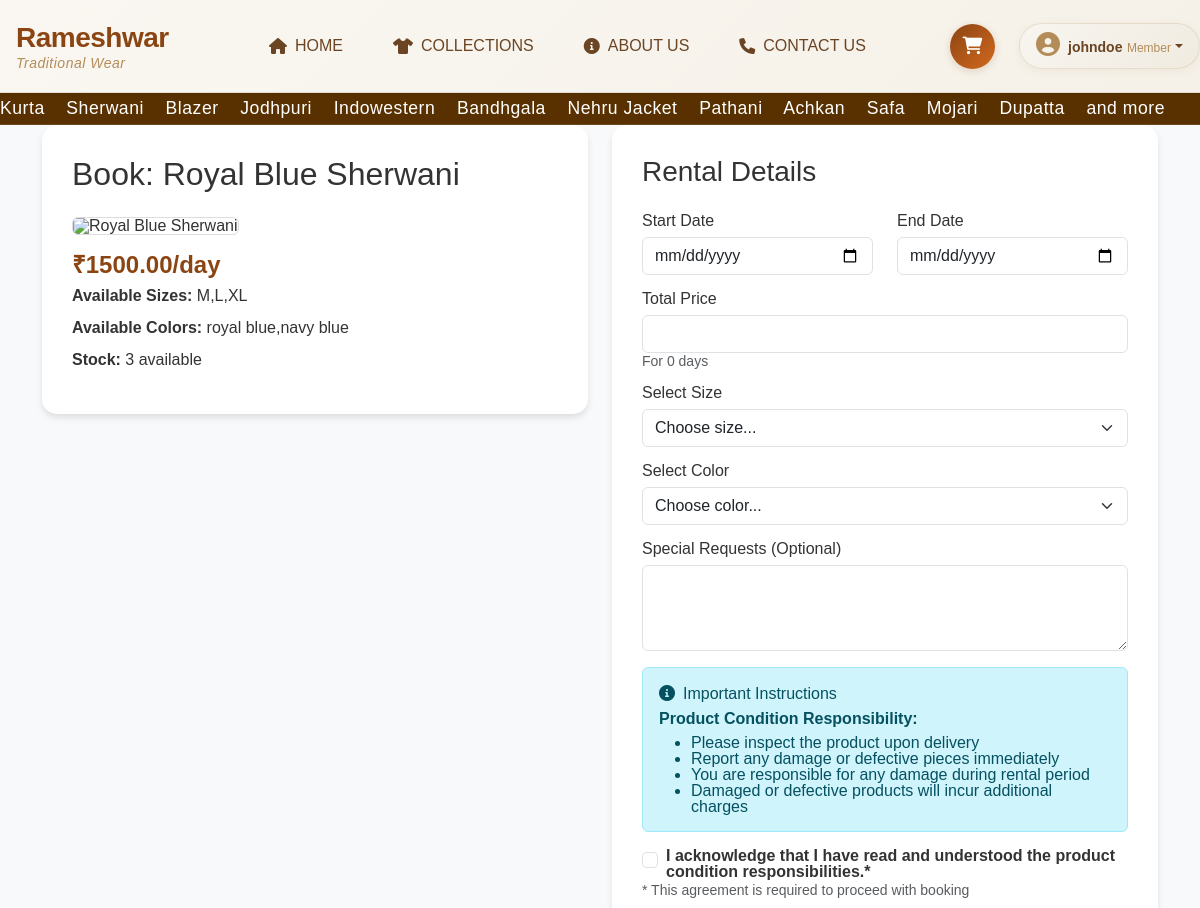
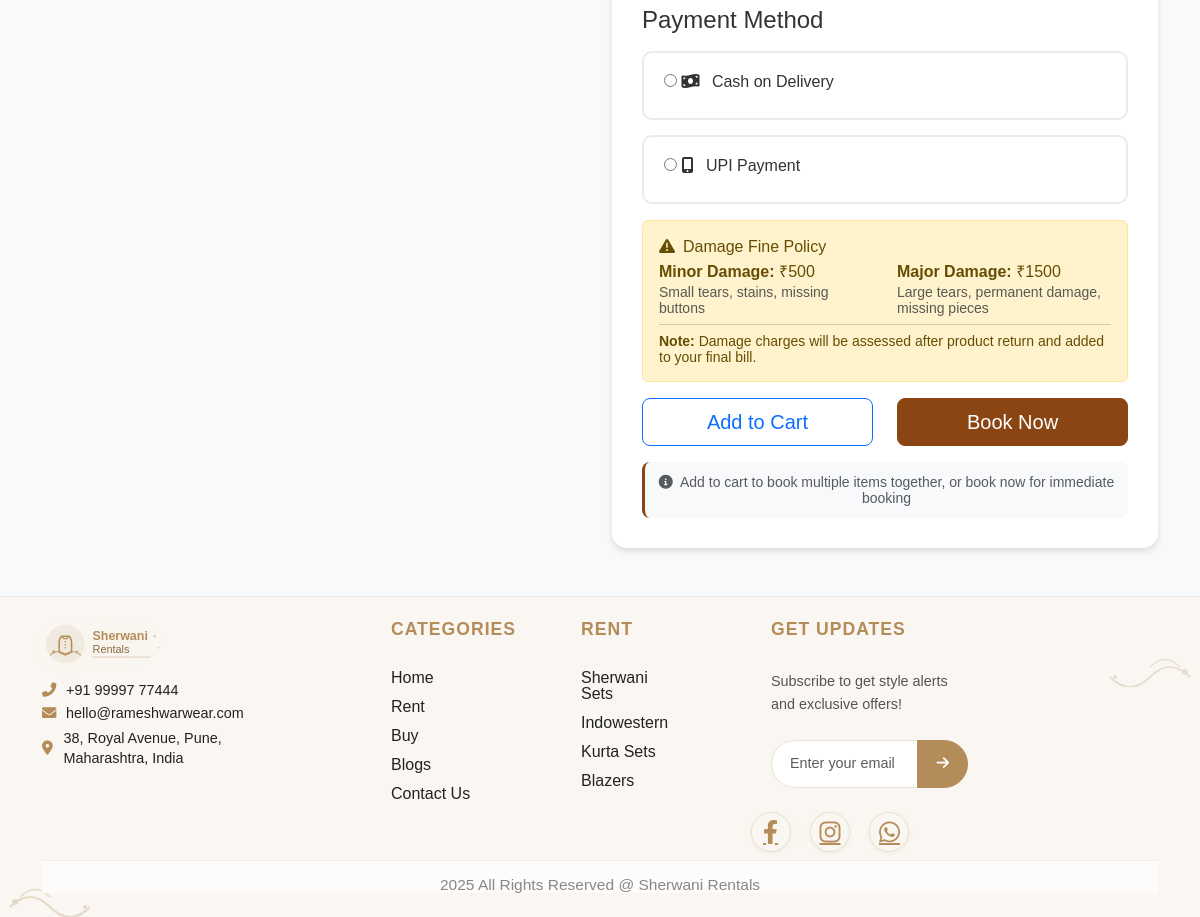
Screenshot of /user/rent.php?id=1 (signed in) with the database file from the repository (2 pictures, top to bottom).
### tables this page shows
CREATE TABLE `products` (
  `id` int(11) NOT NULL AUTO_INCREMENT,
  `product_number` varchar(15) NOT NULL,
  `category_id` int(11) NOT NULL,
  `product_name` varchar(255) NOT NULL,
  `description` text,
  `image_url` text,
  `size` varchar(100),
  `available_sizes` varchar(100),  
  `color` varchar(100),
  `available_colors` varchar(100),  
  `price_per_day` decimal(10,2) NOT NULL,
  `quantity_available` int(11) NOT NULL DEFAULT 1,
  `status` enum('active','inactive') NOT NULL DEFAULT 'active',
  `created_at` timestamp NOT NULL DEFAULT CURRENT_TIMESTAMP,
  `updated_at` timestamp NOT NULL DEFAULT CURRENT_TIMESTAMP ON UPDATE CURRENT_TIMESTAMP,
  PRIMARY KEY (`id`),
  KEY `category_id` (`category_id`),
  CONSTRAINT `products_ibfk_1` FOREIGN KEY (`category_id`) REFERENCES `categories` (`id`)
);

### user/rent.php (the view, shortened to what this page needs)
<?php
require_once '../config/db.php';
$product_id = $_GET['id'] ?? null;
require_once '../includes/header.php';
$stmt = $pdo->prepare("SELECT * FROM products WHERE id = ? AND status = 'active' AND quantity_available > 0");
$stmt->execute([$product_id]);
$product = $stmt->fetch();
$images = array_filter(array_map(function($img) {
    $img = ltrim(trim($img), '.');
    if (strpos($img, '/rtwrs_web/') !== 0) {
        $img = '/rtwrs_web/' . ltrim($img, '/');
    }
    $filePath = $_SERVER['DOCUMENT_ROOT'] . $img;
    return (file_exists($filePath) && is_file($filePath)) ? $img : null;
}, explode(',', $product['image_url'])));
if (empty($images)) {
    $images[] = '/rtwrs_web/assets/images/placeholder.jpg';
}
?>
<div class="container">
    <div class="row">
        <div class="col-md-6">
            <div class="booking-form">
                <h2 class="mb-4">Book: <?= htmlspecialchars($product['product_name']) ?></h2>
                <div class="mb-3">
                    <div class="product-image-container">
                        <img id="mainProductImage" src="<?= htmlspecialchars($images[0]) ?>" alt="<?= htmlspecialchars($product['product_name']) ?>" class="img-fluid rounded" style="width:100%; height:auto; max-height:400px; object-fit:contain; border:1px solid #ddd;">
                    </div>
                </div>
                <div class="mb-3">
                    <h4 class="price-tag">₹<?= $product['price_per_day'] ?>/day</h4>
                    <p><strong>Available Sizes:</strong> <?= htmlspecialchars($product['size']) ?></p>
                    <p><strong>Available Colors:</strong> <?= htmlspecialchars($product['color']) ?></p>
                    <p><strong>Stock:</strong> <?= $product['quantity_available'] ?> available</p>
                </div>
            </div>
        </div>
        <div class="col-md-6">
            <div class="booking-form">
                <h3 class="mb-4">Rental Details</h3>
                <form method="POST">
                    <div class="row mb-3">
                        <div class="col-md-6">
                            <label for="start_date" class="form-label">Start Date</label>
                            <input type="date" class="form-control" id="start_date" name="start_date" required>
                        </div>
                        <div class="col-md-6">
                            <label for="end_date" class="form-label">End Date</label>
                            <input type="date" class="form-control" id="end_date" name="end_date" required>
                        </div>
                    </div>
                    <div class="mb-3">
                        <label for="totalPrice" class="form-label">Total Price</label>
                        <input type="text" class="form-control" id="totalPrice" readonly>
                        <small class="text-muted">For <span id="totalDays">0</span> days</small>
                    </div>
                    <div class="mb-3">
                        <label for="selected_size" class="form-label">Select Size</label>
                        <select class="form-select" id="selected_size" name="selected_size" required>
                            <option value="">Choose size...</option>
                        </select>
                    </div>
                    <div class="mb-3">
                        <label for="selected_color" class="form-label">Select Color</label>
                        <select class="form-select" id="selected_color" name="selected_color" required>
                            <option value="">Choose color...</option>
                        </select>
                    </div>
                    <div class="mb-3">
                        <label for="special_requests" class="form-label">Special Requests (Optional)</label>
                        <textarea class="form-control" id="special_requests" name="special_requests" rows="3"></textarea>
                    </div>
                    <div class="alert alert-info mb-3">
                        <h6><i class="fas fa-info-circle me-2"></i>Important Instructions</h6>
                        <p class="mb-2"><strong>Product Condition Responsibility:</strong></p>
                        <ul class="mb-0">
                            <li>Please inspect the product upon delivery</li>
                            <li>Report any damage or defective pieces immediately</li>
                            <li>You are responsible for any damage during rental period</li>
                            <li>Damaged or defective products will incur additional charges</li>
                        </ul>
                    </div>
                    <div class="mb-3">
                        <div class="form-check">
                            <input class="form-check-input" type="checkbox" id="condition_agreement" name="condition_agreement" required>
                            <label class="form-check-label" for="condition_agreement">
                                <strong>I acknowledge that I have read and understood the product condition responsibilities.*</strong>
                            </label>
                        </div>
                        <small class="text-muted">* This agreement is required to proceed with booking</small>
                    </div>
                    <h4 class="mb-3">Payment Method</h4>
                    <div class="mb-3">
                        <div class="payment-option" onclick="selectPayment('COD')">
                            <input type="radio" name="payment_method" value="COD" id="cod" required>
                            <label for="cod" class="form-label">
                                <i class="fas fa-money-bill-wave me-2"></i>
                                Cash on Delivery
                            </label>
                        </div>
                        <div class="payment-option" onclick="selectPayment('UPI')">
                            <input type="radio" name="payment_method" value="UPI" id="upi" required>
                            <label for="upi" class="form-label">
                                <i class="fas fa-mobile-alt me-2"></i>
                                UPI Payment
                            </label>
                        </div>
                    </div>
                    <div class="alert alert-warning mb-3">
                        <h6><i class="fas fa-exclamation-triangle me-2"></i>Damage Fine Policy</h6>
                        <div class="row">
                            <div class="col-md-6">
                                <p class="mb-1"><strong>Minor Damage:</strong> ₹500</p>
                                <small class="text-muted">Small tears, stains, missing buttons</small>
                            </div>
                            <div class="col-md-6">
                                <p class="mb-1"><strong>Major Damage:</strong> ₹1500</p>
                                <small class="text-muted">Large tears, permanent damage, missing pieces</small>
                            </div>
                        </div>
                        <hr class="my-2">
                        <p class="mb-0"><small><strong>Note:</strong> Damage charges will be assessed after product return and added to your final bill.</small></p>
                    </div>
                    <div class="booking-actions">
                        <input type="submit" name="add_to_cart" value="Add to Cart" class="btn btn-outline-primary btn-lg me-2" style="flex: 1;">
                        <input type="submit" name="book_now" value="Book Now" class="btn btn-primary btn-lg" style="flex: 1;">
                    </div>
                    <div class="cart-info mt-3 text-center">
                        <small class="text-muted">
                            <i class="fas fa-info-circle me-1"></i>
                            Add to cart to book multiple items together, or book now for immediate booking
                        </small>
                    </div>
                </form>
            </div>
        </div>
    </div>
</div>
<?php require_once '../includes/footer.php'; ?>

### assets/css/style.css (style rules this page uses)
:root { --primary-color: #8B4513; --secondary-color: #DAA520; --accent-color: #CD853F; --dark-color: #2C1810; --light-color: #F5F5DC; }
body { font-family: 'Arial', sans-serif; line-height: 1.6; color: #333; background-color: #f8f9fa; }
.btn-primary { background-color: var(--primary-color); border-color: var(--primary-color); }
.price-tag { font-size: 1.5rem; font-weight: bold; color: var(--primary-color); }
.booking-form { background: white; border-radius: 15px; padding: 30px; box-shadow: 0 4px 6px rgba(0,0,0,0.1); }
.payment-option { border: 2px solid #e9ecef; border-radius: 10px; padding: 20px; margin-bottom: 15px; cursor: pointer; transition: border-color 0.3s ease; }

### assets/css/hero.css (style rules this page uses)
* { box-sizing: border-box; margin: 0; padding: 0; }
html { margin: 0 !important; padding: 0 !important; height: 100%; min-height: 100%; overflow-x: hidden; line-height: 1; }
body { margin: 0 !important; padding: 0 !important; height: 100%; min-height: 100%; overflow-x: hidden; line-height: 1; position: relative; }

### user/rent.php (style rules this page uses)
.booking-actions { display: flex; gap: 1rem; margin-bottom: 1rem; }
.booking-actions .btn { transition: all 0.3s ease; }
.cart-info { background: #f8f9fa; padding: 0.75rem; border-radius: 8px; border-left: 3px solid #8B4513; }

### rows the page displays
products: product_name "Royal Blue Sherwani", price_per_day "1500.00", size "M,L,XL", color "royal blue,navy blue", quantity_available "3"

### other values shown
$_SESSION['user_name'] "johndoe"
